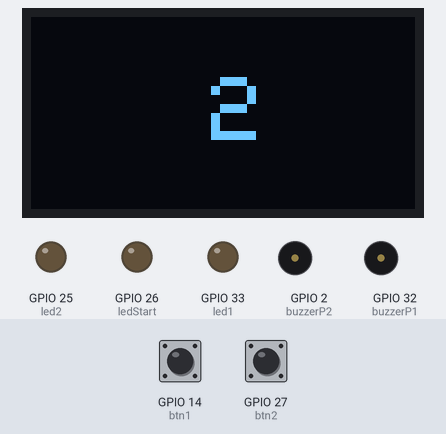
The sketch below on a simulated ESP32. Parts: 128×64 one-colour display, output pins drawn as LEDs (lit = HIGH), buzzer (waves = sounding, pin HIGH). The inputs (shaded band) are chosen by the test bench; at power-on: GPIO 14 (btn1) HIGH, GPIO 27 (btn2) HIGH. Random numbers use the default seed unless the sketch sets one; what the sketch prints to the serial monitor is not drawn.

Above: at 1.4 s.
1.5 s: GPIO 14 (btn1) pulled LOW for 3.2 s
At 4.2 s:
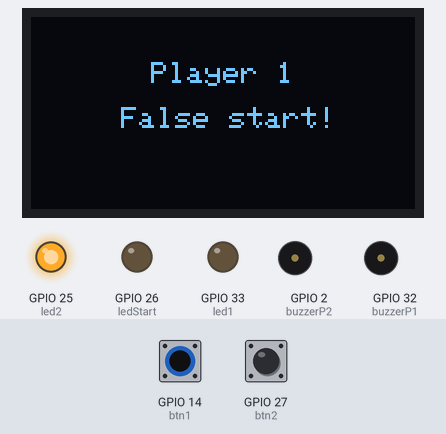
At 7.5 s:
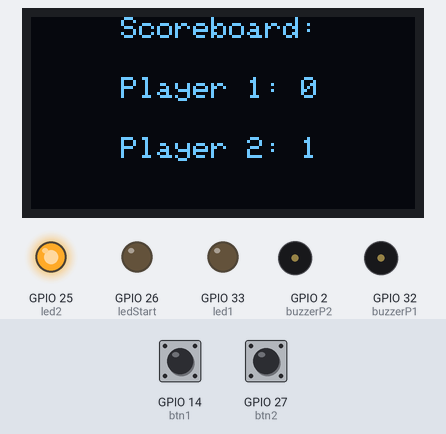
Timing chart, 0 to 29.1 s (numbered marks = the images above; inputs shaded):
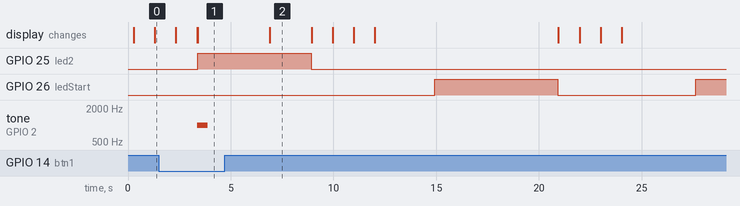

The sketch:

reflex_game_v1.ino
```cpp
#include <Adafruit_GFX.h>
#include <Adafruit_SSD1306.h>
#include <Wire.h>

#define SCREEN_HEIGHT 64   // height display
#define SCREEN_WIDTH 128   // width display
Adafruit_SSD1306 display(SCREEN_WIDTH, SCREEN_HEIGHT, &Wire, -1);

const int btn1 = 14;       // Player 1 button
const int btn2 = 27;       // Player 2 button
const int ledStart = 26;   // Center LED
const int led1 = 33;       // Player 1 win LED
const int led2 = 25;       // Player 2 win LED
const int buzzerP1 = 32;   // Player 1 buzzer
const int buzzerP2 = 2;    // Player 2 buzzer

bool gameStarted = false;
bool winnerDeclared = false;
bool falseStart = false;

int score1 = 0;
int score2 = 0;


void setup() {
  Serial.begin(115200);

  if(!display.begin(SSD1306_SWITCHCAPVCC, 0x3C))
  {
    Serial.println(F("SSD1306 allocation failed"));
    for(;;);
  }

  delay(100);
  display.clearDisplay();
  display.setTextSize(1);
  display.setTextColor(WHITE);

  display.display();
  delay(100);

  pinMode(btn1, INPUT_PULLUP);
  pinMode(btn2, INPUT_PULLUP);

  pinMode(ledStart, OUTPUT);
  pinMode(led1, OUTPUT);
  pinMode(led2, OUTPUT);

  pinMode(buzzerP1, OUTPUT);
  pinMode(buzzerP2, OUTPUT);

  randomSeed(analogRead(0));
}

// display score
void showScore() {
  display.clearDisplay();
  display.setTextSize(1);
  display.setCursor(30, 0);
  display.println("Scoreboard:");

  display.setCursor(30,20);
  display.print("Player 1: ");
  display.println(score1);

  display.setCursor(30,40);
  display.print("Player 2: ");
  display.println(score2);

  display.display();

}

// display timer before round
void showTimer(){
  display.clearDisplay();
  display.setTextSize(3);

for (int i = 3; i > 0; i--) {
    display.clearDisplay();
    display.setCursor(60, 20);
    display.print(i);
    display.display();
    delay(1000);
  }
  display.clearDisplay();
  display.setCursor(45,20);
  display.println("GO!");
  display.display();

}

// display the false start player
void falseStartDisplay(int player) {
  display.clearDisplay();
  display.setTextSize(1);
  display.setCursor(40, 15);
  display.print("Player ");
  display.print(player);
  display.setCursor(30, 30);
  display.println("False start!");
  display.display();
}


void loop() {

  digitalWrite(led1, LOW);
  digitalWrite(led2, LOW);
  digitalWrite(ledStart, LOW);
  gameStarted = false;
  winnerDeclared = false;
  falseStart = false;
  showTimer();

  // random time for game start
  int delayBeforeStart = random(2000, 5000);
  unsigned long startWait = millis();

  // false start during delay
  while (millis() - startWait < delayBeforeStart) {
    if (digitalRead(btn1) == LOW) {
      Serial.println("Player 1 false start!");
      tone(buzzerP2, 1000);
      falseStartDisplay(1);
      digitalWrite(led2, HIGH);
      delay(500);
      noTone(buzzerP2);
      score2 += 1;
      falseStart = true;
      delay(1000);
      break;
    }
    if (digitalRead(btn2) == LOW) {
      Serial.println("Player 2 false start!");
      tone(buzzerP1, 1000);
      falseStartDisplay(2);
      digitalWrite(led1, HIGH);
      delay(500);
      noTone(buzzerP1);
      score1 += 1;
      falseStart = true;
      break;
    }
  }

  if (falseStart) {
    delay(2000);
    showScore();
    delay(2000);

    return;   // start new round
  }

  // game start
  gameStarted = true;
  digitalWrite(ledStart, HIGH);

  unsigned long startTime = millis();

  // wait for someone to press a button (max 3 sec)
  while (!winnerDeclared && millis() - startTime < 3000) {
    if (digitalRead(btn1) == LOW) {
      digitalWrite(led1, HIGH);
      winnerDeclared = true;
      score1 += 1;
      tone(buzzerP1, 1000);
      delay(500);
      noTone(buzzerP1);
      showScore();
      Serial.println("🎉 Player 1 wins!");
    } else if (digitalRead(btn2) == LOW) {
      digitalWrite(led2, HIGH);
      winnerDeclared = true;
      score2 += 1;
      tone(buzzerP2, 1000);
      delay(500);
      noTone(buzzerP2);
      showScore();
      Serial.println("🎉 Player 2 wins!");
    }
  }

  delay(3000); // show result
}
```

Measured:
- after the input at 1.5 s, GPIO 25 (led2): LOW → HIGH after 1.9 s, → LOW 5.5 s later; tone on GPIO 2 (buzzerP2): silent → 1000 Hz after 1.9 s, → silent 0.53 s later
